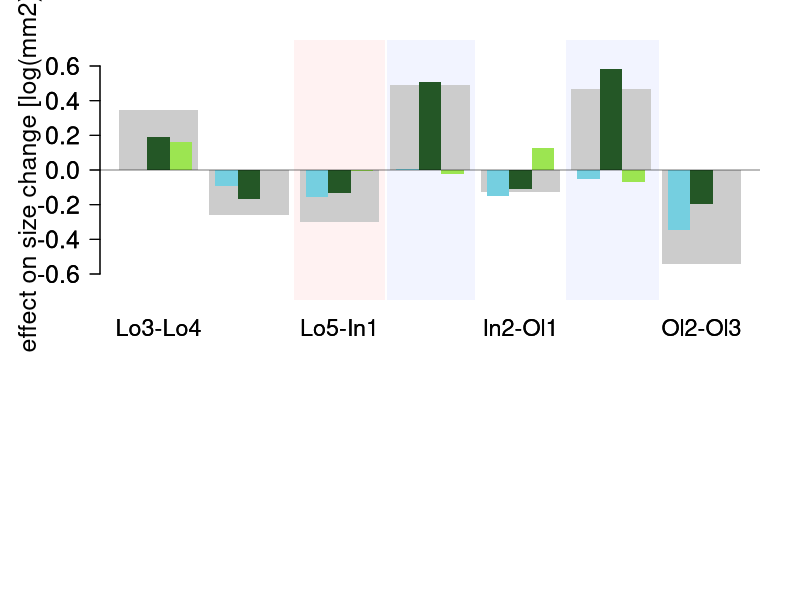

Reproduce this figure in R.
#Rego diagram

#Readin raw data
siz <- read.csv2("WF_Bivalve_Body_Size.csv")

#read in the range information
rng <- read.csv2("HP_Bivalve_Ranges_gn.csv", header = T, check.names = F)
row.names(rng) <- rng$Name
rng$Name <- NULL

y <- c("Lo3", "Lo4", "Lo5", "In1", "In2", "Ol1", "Ol2", "Ol3")

df1 <- data.frame(Com = c("Lo3-Lo4", "Lo4-Lo5", "Lo5-In1", "In1-In2", "In2-Ol1", "Ol1-Ol2", "Ol2-Ol3"), 
                  Ass = NA, Ext = NA, Wit = NA, Ori = NA, Num = 0)

tgg <- read.csv2("tgg.csv")

for (i in 1:7) {
  print(paste("Iteration", i))
  
  low <- y[[i]]
  upp <- y[[i+1]]

#subset the interval for comparison
int <- tgg[tgg$StrSeq == low | tgg$StrSeq == upp,]
print(summary(tgg$status))
df1[i,"Num"] <- nrow(tgg)

#add the status of each taxon to the size dataset. You end up with 0,1,2,3,4, where 0 is extinct in the first interval
x <- unique(int$Genus)
df1[i,"Div"] <- length(x)

for (k in 1: length(x)){
  
  for (j in 1: nrow(int)){
    
    if(int[j,"Genus"] == x[[k]]){
    int[j,"Lstatus"] <- (rng[x[[k]], low])
    int[j,"Ustatus"] <- (rng[x[[k]], upp])
    }
  }
}

all_low <- int[int$StrSeq == low,]
all_upp <- int[int$StrSeq == upp,]                 

sur_low <- int[int$Lstatus == 1 | int$Lstatus == 2,]
sur_low <- sur_low[!is.na(sur_low$LN), ]
sur_upp <- int[int$Ustatus == 1 | int$Ustatus == 3,]
sur_upp <- sur_upp[!is.na(sur_upp$LN), ]

sur_low <- sur_low[sur_low$StrSeq == low,]
sur_low <- sur_low[!is.na(sur_low$LN), ]
sur_upp <- sur_upp[sur_upp$StrSeq == upp,]
sur_upp <- sur_upp[!is.na(sur_upp$LN), ]

df1[i,"Ext"] <- mean(sur_low$LN)-mean(all_low$LN)
df1[i,"Wit"] <- mean(sur_upp$LN)-mean(sur_low$LN)
df1[i,"Ori"] <- mean(all_upp$LN)-mean(sur_upp$LN)
df1[i,"Ass"] <- mean(all_upp$LN)-mean(all_low$LN)

}

row.names(df1) <- df1[,"Com"]
df1[,"Com"] <- NULL

summary(df1)

##Plot

rego_col <- c("#75CFE0", "#245726", "#9CE551")
T.t <- t(as.matrix(df1[,2:4])) #trans

pdf("Fig.3b.pdf",12, 9)
par(mar=c(15,5,2,2))
barplot(T.t, ylab="effect on size change [log(mm2)]", xlab="", beside=T, col=rego_col, ylim=c(-0.75, 0.75), border = NA, cex.axis = 1.5, cex.lab=1.5,
        names.arg=c("Lo3-Lo4", "Lo4-Lo5", "Lo5-In1","In1-In2", "In2-Ol1", "Ol1-Ol2", "Ol2-Ol3"), las=1, cex.names = 1.4)

rect(8.5, -2, 12.5, 3.1, col="#fff2f2", border=NA) #extinction 14.5
#text(10.5, -1.8, paste("EH (P/Tr)"), cex=1.8, col="#450303")

rect(12.6, -2, 16.5, 3.1, col="#f2f4ff", border=NA) #P-Tr boundary 22.5
#text(14.5, -1.8, paste("Late Gries."), cex=1.8, col="#030d4d")

rect(24.6, -2, 20.5, 3.1, col="#f2f4ff", border=NA) #P-Tr boundary 22.5
#text(22.5, -1.8, paste("E. Spath."), cex=1.8, col="#030d4d")

rect(xleft=c(2.5, 6.5, 10.5, 14.5, 18.5, 22.5,26.5)-1.75, ybottom=0, 
     xright=c(2.5, 6.5, 10.5, 14.5, 18.5, 22.5, 26.5)+1.75, ytop=df1$Ass, 
     col="grey80", border = NA)

barplot(T.t, ylab="", xlab="", beside=T, col=rego_col, border=NA, add=T, cex.axis = 1.5, cex.lab=1.5,
        names.arg=c("Lo3-Lo4", "Lo4-Lo5", "Lo5-In1","In1-In2", "In2-Ol1", "Ol1-Ol2", "Ol2-Ol3"), las=1, cex.names = 1.4)

abline(h=0, lwd=0.5)

#legend("topright", legend=c("Assemblage size shift", "Disappearance", "Within-lineage", "Appearance"), 
       #bty="n", fill=c("grey80", rego_col), border=c("grey80", rego_col), cex=1.5)

dev.off()
